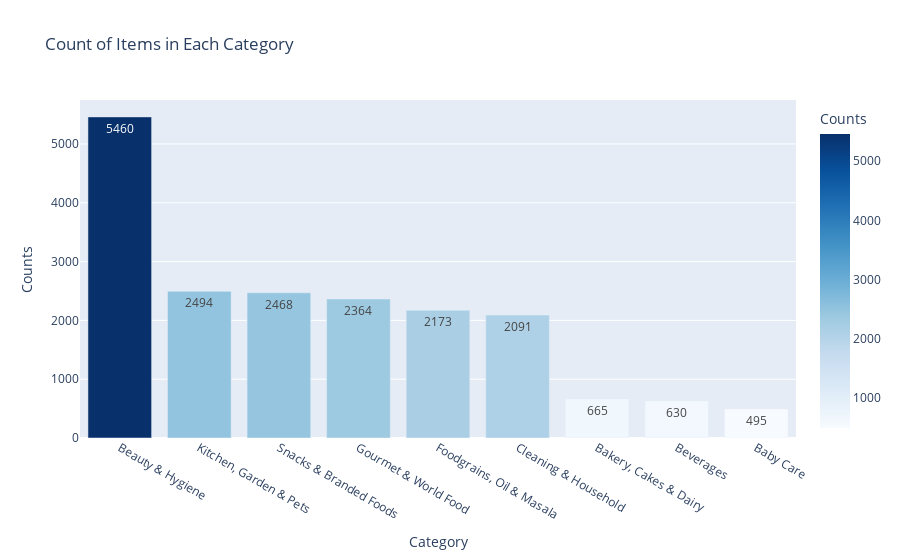

Source (notebook cell):
### Code cell
px.bar(data_frame=counts_df,
 x='Category',
 y='Counts',
 color='Counts',
 color_continuous_scale='blues',
 text_auto=True,
 title=f'Count of Items in Each Category')

### Figure 1 — Plotly figure (JSON) as saved in the notebook; plotly's stock layout.template omitted (floating-point values rounded to 4 significant figures)
{"data": [{"alignmentgroup": "True", "hovertemplate": "Category=%{x}<br>Counts=%{marker.color}<extra></extra>", "legendgroup": "", "marker": {"color": [5460, 2494, 2468, 2364, 2173, 2091, 665, 630, 495], "coloraxis": "coloraxis", "pattern": {"shape": ""}}, "name": "", "offsetgroup": "", "orientation": "v", "showlegend": false, "textposition": "auto", "texttemplate": "%{y}", "type": "bar", "x": ["Beauty & Hygiene", "Kitchen, Garden & Pets", "Snacks & Branded Foods", "Gourmet & World Food", "Foodgrains, Oil & Masala", "Cleaning & Household", "Bakery, Cakes & Dairy", "Beverages", "Baby Care"], "xaxis": "x", "y": [5460, 2494, 2468, 2364, 2173, 2091, 665, 630, 495], "yaxis": "y"}], "layout": {"barmode": "relative", "coloraxis": {"colorbar": {"title": {"text": "Counts"}}, "colorscale": [[0, "rgb(247,251,255)"], [0.125, "rgb(222,235,247)"], [0.25, "rgb(198,219,239)"], [0.375, "rgb(158,202,225)"], [0.5, "rgb(107,174,214)"], [0.625, "rgb(66,146,198)"], [0.75, "rgb(33,113,181)"], [0.875, "rgb(8,81,156)"], [1, "rgb(8,48,107)"]]}, "legend": {"tracegroupgap": 0}, "title": {"text": "Count of Items in Each Category"}, "xaxis": {"anchor": "y", "domain": [0, 1], "title": {"text": "Category"}}, "yaxis": {"anchor": "x", "domain": [0, 1], "title": {"text": "Counts"}}}}
